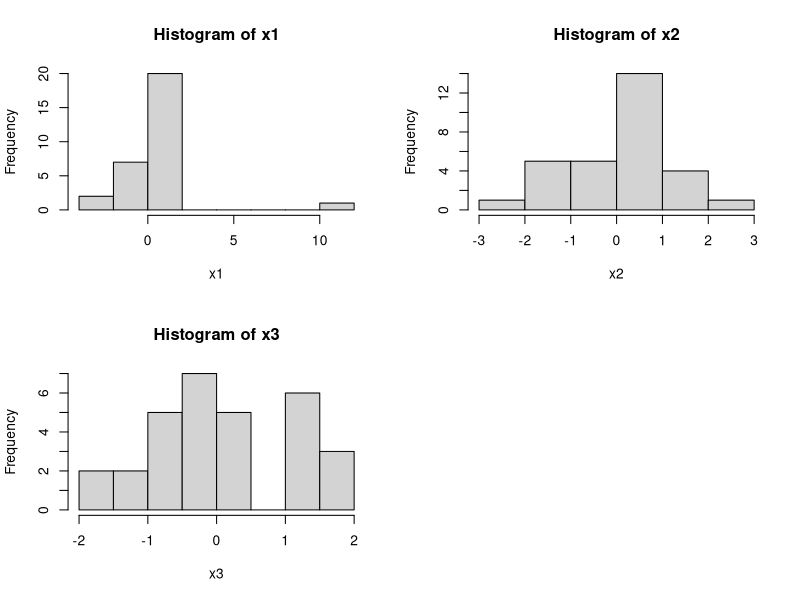

Reproduce this figure in R.
# Lukasz Lapaj

library(MASS)
tbl = table(survey$Smoke, survey$Exer)
tbl
chisq.test(tbl)
#wniosek : p-value = 0.4828 alfa = 0.05 czyli
#nie ma podstaw do odrzucenia H0
#niepewne z powodu malych licznosci w tabeli

qchisq(1-0.05,(4-1)*(3-1))  # wartosc krytyczna
#wniosek 12.59 > 5.48 => nie ma podstaw do odrzucenia H0

(ctbl = cbind(tbl[,"Freq"], tbl[,"None"] + tbl[,"Some"]) )
chisq.test(ctbl)
#wniosek p-value = 0.3571 > alfa = 0.05 nie ma podstaw do odrzucenia hipotezy
#wartosc obliczona x-squared = 3.23, wartosc krytyczna 7.8
#wniosek: nie ma podstaw do odrzucenia hipotezy h0
qchisq(1-0.05,(4-1)*(2-1))  # wartosc krytyczna

(tabela <- cbind(c(30,170),c(80,220)))
chisq.test(tabela,correct = F)
#wniosek p-value = 0.002034 < alfa 0.01
#czyli hipoteze H0 nalezy odrzucic
#na noszenie okualarow nie ma wplyw dlugosc pracy przed komputerem
alfa=0.01
qchisq(1-alfa,(2-1)*(2-1))
#wartosc obliczona x-squared = 9.51, a wartosc krytyczna 6.63
tabela <- cbind(c(30,170),c(80,220))
t2<-chisq.test(tabela,correct = F)
names(t2$statistic) <- "V Cramera"
n<-sum(tabela)
(V <- sqrt(t2[[1]]/(n*min(dim(tabela)-1))))
#wynik 0.137

set.seed(39)
A <- sample(c('a','b','c'), size=250, replace = T, prob = c(.2,.4,.4))
B <- sample(c(1:4),size=250,replace=T, prob = c(.1,.6,.2,.1))
(mytable <- table(A,B))
chisq.test(mytable,correct = F)

qchisq(1-0.05,(4-1)*(3-1))
#wnioski p-value = 0.354 nie ma powodow do odrzucenia h0

reszty <- c(-3.9,-0.3,-3.1,-5.5,-6,-2.6,-2.3,3.4,4.7,2.6,3.1,0.8,9.7,5.4,1.6,1.4,4.2,-0.3,-7.4,-3.4,1,4.6,-2.7,-5.2)
shapiro.test(reszty)
#wniosek p-value > alfa = 0.05
#czyli nie ma podstaw do odrzucenia H0

#eksperyment symulacyjny
iteracja <- function(n,alfa){
  x<-rt(n,6)
  pwartosc <- shapiro.test(x)$p.value
  pwartosc < alfa
}

iteracja(30,0.05)
n <- 30
alfa <- 0.05
m <- 10000

set.seed(20)
sym <- replicate(m, iteracja(n,alfa))
head(sym)
mean(sym)
#wyznaczona moc testu to 0.2014

wmin <- c(1,1.4,1.8,2.2,2.6)
wmax <- c(1.4,1.8,2.2,2.6,3)
sr.p <- (wmin+wmax)/2 
licz <- c(15,45,70,50,20)
w.sr <- sum(sr.p*licz)/sum(licz)
w.sd <- sqrt(sum((sr.p-w.sr)^2*licz)/sum(licz))
ui <- (wmax - w.sr)/w.sd
n <- sum(licz)
pi <- c(pnorm(ui)[1],pnorm(ui)[2:5]-pnorm(ui)[1:4])
(chi.kw <- sum((licz-n*pi)^2/(n*pi)))
alfa <- 0.05
qchisq(1-alfa,(5-2-1))
#wniosek: wartosc krytyczna 5.99 > wartosc obliczona = 0.898 czyli nie ma podstaw
#do odrzucenia h0
#dane z rozkladu normalnego

set.seed(15)
x1 <- rt(30,2)
x2 <- rt(30,6)
x3 <- rt(30,10)
par(mfrow = c(2,2))
hist(x1)
hist(x2)
hist(x3)

n <- 30
l.w <- c(0,1,2,3,4,5)
l.s <-c(13,27,28,16,8,7)
w.sr <- sum(l.w*l.s)/sum(l.s)
ppois <- ppois(l.w, w.sr)
pi <- ppois[1]-ppois[0]
chi.kw <- sum(l.s-n*pi)^2/(n*pi)